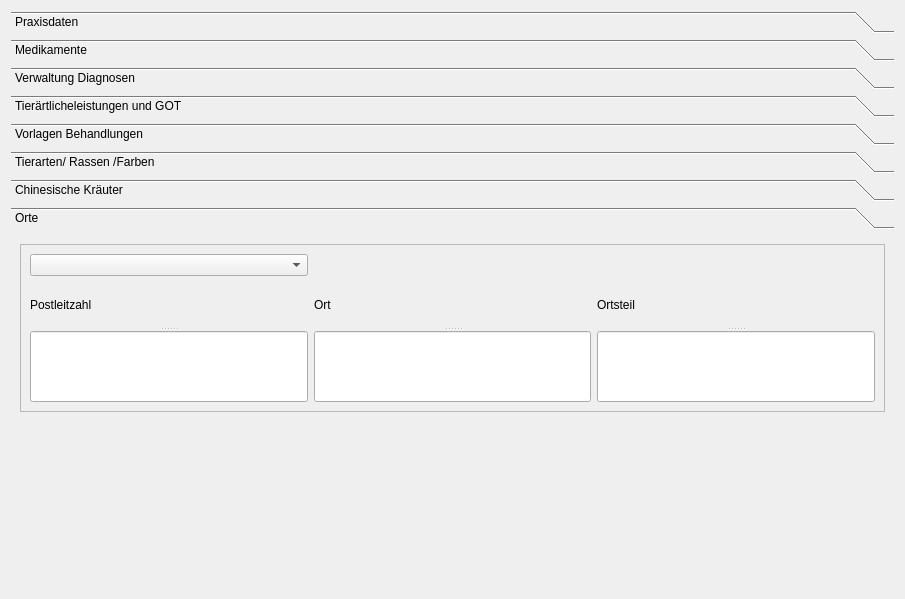
<?xml version="1.0" encoding="UTF-8"?>
<ui version="4.0">
 <class>Frame</class>
 <widget class="QFrame" name="Frame">
  <property name="geometry">
   <rect>
    <x>0</x>
    <y>0</y>
    <width>905</width>
    <height>599</height>
   </rect>
  </property>
  <property name="windowTitle">
   <string>Frame</string>
  </property>
  <layout class="QGridLayout" name="gridLayout">
   <item row="1" column="0">
    <widget class="QToolBox" name="tb_einstellungen">
     <property name="currentIndex">
      <number>7</number>
     </property>
     <widget class="QWidget" name="page_1">
      <property name="geometry">
       <rect>
        <x>0</x>
        <y>0</y>
        <width>887</width>
        <height>365</height>
       </rect>
      </property>
      <attribute name="label">
       <string>Praxisdaten</string>
      </attribute>
      <layout class="QGridLayout" name="gridLayout_6">
       <item row="0" column="0">
        <widget class="QFrame" name="frame">
         <property name="frameShape">
          <enum>QFrame::StyledPanel</enum>
         </property>
         <property name="frameShadow">
          <enum>QFrame::Raised</enum>
         </property>
         <layout class="QGridLayout" name="gridLayout_3">
          <item row="1" column="0">
           <spacer name="verticalSpacer">
            <property name="orientation">
             <enum>Qt::Vertical</enum>
            </property>
            <property name="sizeHint" stdset="0">
             <size>
              <width>20</width>
              <height>40</height>
             </size>
            </property>
           </spacer>
          </item>
          <item row="6" column="0">
           <layout class="QHBoxLayout" name="horizontalLayout_3">
            <item>
             <spacer name="horizontalSpacer">
              <property name="orientation">
               <enum>Qt::Horizontal</enum>
              </property>
              <property name="sizeHint" stdset="0">
               <size>
                <width>40</width>
                <height>20</height>
               </size>
              </property>
             </spacer>
            </item>
            <item>
             <widget class="QPushButton" name="btnSave">
              <property name="text">
               <string>Speichern</string>
              </property>
             </widget>
            </item>
            <item>
             <widget class="QPushButton" name="btnCancel">
              <property name="text">
               <string>Zurücksetzten</string>
              </property>
             </widget>
            </item>
           </layout>
          </item>
          <item row="0" column="0">
           <layout class="QGridLayout" name="gridLayout_2">
            <item row="4" column="1">
             <widget class="QSplitter" name="splitter_25">
              <property name="orientation">
               <enum>Qt::Vertical</enum>
              </property>
              <widget class="QLabel" name="tb_pg1_la12">
               <property name="text">
                <string>TextLabel</string>
               </property>
              </widget>
              <widget class="QLineEdit" name="tb_pg1_le12">
               <property name="minimumSize">
                <size>
                 <width>0</width>
                 <height>30</height>
                </size>
               </property>
               <property name="maximumSize">
                <size>
                 <width>16777215</width>
                 <height>30</height>
                </size>
               </property>
              </widget>
             </widget>
            </item>
            <item row="3" column="1">
             <widget class="QSplitter" name="splitter_24">
              <property name="orientation">
               <enum>Qt::Vertical</enum>
              </property>
              <widget class="QLabel" name="tb_pg1_la10">
               <property name="text">
                <string>TextLabel</string>
               </property>
              </widget>
              <widget class="QLineEdit" name="tb_pg1_le10">
               <property name="minimumSize">
                <size>
                 <width>0</width>
                 <height>30</height>
                </size>
               </property>
               <property name="maximumSize">
                <size>
                 <width>16777215</width>
                 <height>30</height>
                </size>
               </property>
              </widget>
             </widget>
            </item>
            <item row="2" column="1">
             <layout class="QHBoxLayout" name="horizontalLayout_7">
              <item>
               <widget class="QSplitter" name="splitter_22">
                <property name="orientation">
                 <enum>Qt::Vertical</enum>
                </property>
                <widget class="QLabel" name="tb_pg1_la7">
                 <property name="text">
                  <string>TextLabel</string>
                 </property>
                </widget>
                <widget class="QLineEdit" name="tb_pg1_le7">
                 <property name="minimumSize">
                  <size>
                   <width>0</width>
                   <height>30</height>
                  </size>
                 </property>
                 <property name="maximumSize">
                  <size>
                   <width>16777215</width>
                   <height>30</height>
                  </size>
                 </property>
                </widget>
               </widget>
              </item>
              <item>
               <widget class="QSplitter" name="splitter_23">
                <property name="orientation">
                 <enum>Qt::Vertical</enum>
                </property>
                <widget class="QLabel" name="tb_pg1_la8">
                 <property name="text">
                  <string>TextLabel</string>
                 </property>
                </widget>
                <widget class="QLineEdit" name="tb_pg1_le8">
                 <property name="minimumSize">
                  <size>
                   <width>0</width>
                   <height>30</height>
                  </size>
                 </property>
                 <property name="maximumSize">
                  <size>
                   <width>16777215</width>
                   <height>30</height>
                  </size>
                 </property>
                </widget>
               </widget>
              </item>
             </layout>
            </item>
            <item row="1" column="1">
             <layout class="QHBoxLayout" name="horizontalLayout_6">
              <item>
               <widget class="QSplitter" name="splitter_20">
                <property name="orientation">
                 <enum>Qt::Vertical</enum>
                </property>
                <widget class="QLabel" name="tb_pg1_la4">
                 <property name="text">
                  <string>TextLabel</string>
                 </property>
                </widget>
                <widget class="QLineEdit" name="tb_pg1_le4">
                 <property name="minimumSize">
                  <size>
                   <width>0</width>
                   <height>30</height>
                  </size>
                 </property>
                 <property name="maximumSize">
                  <size>
                   <width>16777215</width>
                   <height>30</height>
                  </size>
                 </property>
                </widget>
               </widget>
              </item>
              <item>
               <widget class="QSplitter" name="splitter_21">
                <property name="orientation">
                 <enum>Qt::Vertical</enum>
                </property>
                <widget class="QLabel" name="tb_pg1_la5">
                 <property name="text">
                  <string>TextLabel</string>
                 </property>
                </widget>
                <widget class="QLineEdit" name="tb_pg1_le5">
                 <property name="minimumSize">
                  <size>
                   <width>0</width>
                   <height>30</height>
                  </size>
                 </property>
                 <property name="maximumSize">
                  <size>
                   <width>16777215</width>
                   <height>30</height>
                  </size>
                 </property>
                </widget>
               </widget>
              </item>
             </layout>
            </item>
            <item row="2" column="0">
             <widget class="QSplitter" name="splitter_17">
              <property name="orientation">
               <enum>Qt::Vertical</enum>
              </property>
              <widget class="QLabel" name="tb_pg1_la6">
               <property name="text">
                <string>TextLabel</string>
               </property>
              </widget>
              <widget class="QLineEdit" name="tb_pg1_le6">
               <property name="minimumSize">
                <size>
                 <width>0</width>
                 <height>30</height>
                </size>
               </property>
               <property name="maximumSize">
                <size>
                 <width>16777215</width>
                 <height>30</height>
                </size>
               </property>
              </widget>
             </widget>
            </item>
            <item row="3" column="0">
             <widget class="QSplitter" name="splitter_18">
              <property name="orientation">
               <enum>Qt::Vertical</enum>
              </property>
              <widget class="QLabel" name="tb_pg1_la9">
               <property name="text">
                <string>TextLabel</string>
               </property>
              </widget>
              <widget class="QLineEdit" name="tb_pg1_le9">
               <property name="minimumSize">
                <size>
                 <width>0</width>
                 <height>30</height>
                </size>
               </property>
               <property name="maximumSize">
                <size>
                 <width>16777215</width>
                 <height>30</height>
                </size>
               </property>
              </widget>
             </widget>
            </item>
            <item row="4" column="0">
             <widget class="QSplitter" name="splitter_19">
              <property name="orientation">
               <enum>Qt::Vertical</enum>
              </property>
              <widget class="QLabel" name="tb_pg1_la11">
               <property name="text">
                <string>TextLabel</string>
               </property>
              </widget>
              <widget class="QLineEdit" name="tb_pg1_le11">
               <property name="minimumSize">
                <size>
                 <width>0</width>
                 <height>30</height>
                </size>
               </property>
               <property name="maximumSize">
                <size>
                 <width>16777215</width>
                 <height>30</height>
                </size>
               </property>
              </widget>
             </widget>
            </item>
            <item row="0" column="1">
             <layout class="QHBoxLayout" name="horizontalLayout_5">
              <item>
               <widget class="QSplitter" name="splitter_14">
                <property name="orientation">
                 <enum>Qt::Vertical</enum>
                </property>
                <widget class="QLabel" name="tb_pg1_la1">
                 <property name="text">
                  <string>TextLabel</string>
                 </property>
                </widget>
                <widget class="QLineEdit" name="tb_pg1_le1">
                 <property name="minimumSize">
                  <size>
                   <width>0</width>
                   <height>20</height>
                  </size>
                 </property>
                 <property name="maximumSize">
                  <size>
                   <width>16777215</width>
                   <height>30</height>
                  </size>
                 </property>
                </widget>
               </widget>
              </item>
              <item>
               <widget class="QSplitter" name="splitter_15">
                <property name="orientation">
                 <enum>Qt::Vertical</enum>
                </property>
                <widget class="QLabel" name="tb_pg1_la2">
                 <property name="text">
                  <string>TextLabel</string>
                 </property>
                </widget>
                <widget class="QLineEdit" name="tb_pg1_le2">
                 <property name="minimumSize">
                  <size>
                   <width>0</width>
                   <height>30</height>
                  </size>
                 </property>
                 <property name="maximumSize">
                  <size>
                   <width>16777215</width>
                   <height>30</height>
                  </size>
                 </property>
                </widget>
               </widget>
              </item>
             </layout>
            </item>
            <item row="0" column="0">
             <widget class="QSplitter" name="splitter_16">
              <property name="orientation">
               <enum>Qt::Vertical</enum>
              </property>
              <widget class="QLabel" name="tb_pg1_la0">
               <property name="text">
                <string>TextLabel</string>
               </property>
              </widget>
              <widget class="QLineEdit" name="tb_pg1_le0">
               <property name="minimumSize">
                <size>
                 <width>0</width>
                 <height>30</height>
                </size>
               </property>
               <property name="maximumSize">
                <size>
                 <width>16777215</width>
                 <height>30</height>
                </size>
               </property>
              </widget>
             </widget>
            </item>
            <item row="1" column="0">
             <widget class="QSplitter" name="splitter_26">
              <property name="orientation">
               <enum>Qt::Vertical</enum>
              </property>
              <widget class="QLabel" name="tb_pg1_la3">
               <property name="text">
                <string>TextLabel</string>
               </property>
              </widget>
              <widget class="QLineEdit" name="tb_pg1_le3">
               <property name="minimumSize">
                <size>
                 <width>0</width>
                 <height>30</height>
                </size>
               </property>
               <property name="maximumSize">
                <size>
                 <width>16777215</width>
                 <height>30</height>
                </size>
               </property>
              </widget>
             </widget>
            </item>
           </layout>
          </item>
         </layout>
        </widget>
       </item>
      </layout>
     </widget>
     <widget class="QWidget" name="page_2">
      <property name="geometry">
       <rect>
        <x>0</x>
        <y>0</y>
        <width>887</width>
        <height>365</height>
       </rect>
      </property>
      <attribute name="label">
       <string>Medikamente</string>
      </attribute>
     </widget>
     <widget class="QWidget" name="page_5">
      <property name="geometry">
       <rect>
        <x>0</x>
        <y>0</y>
        <width>887</width>
        <height>365</height>
       </rect>
      </property>
      <attribute name="label">
       <string>Verwaltung Diagnosen</string>
      </attribute>
     </widget>
     <widget class="QWidget" name="page_6">
      <property name="geometry">
       <rect>
        <x>0</x>
        <y>0</y>
        <width>887</width>
        <height>365</height>
       </rect>
      </property>
      <attribute name="label">
       <string>Tierärtlicheleistungen und GOT</string>
      </attribute>
     </widget>
     <widget class="QWidget" name="page_3">
      <property name="geometry">
       <rect>
        <x>0</x>
        <y>0</y>
        <width>887</width>
        <height>365</height>
       </rect>
      </property>
      <attribute name="label">
       <string>Vorlagen Behandlungen</string>
      </attribute>
      <layout class="QGridLayout" name="gridLayout_4">
       <item row="0" column="0">
        <widget class="QColumnView" name="cv_test"/>
       </item>
      </layout>
     </widget>
     <widget class="QWidget" name="page_4">
      <property name="geometry">
       <rect>
        <x>0</x>
        <y>0</y>
        <width>887</width>
        <height>365</height>
       </rect>
      </property>
      <attribute name="label">
       <string>Tierarten/ Rassen /Farben</string>
      </attribute>
      <layout class="QHBoxLayout" name="horizontalLayout">
       <item>
        <widget class="QTreeWidget" name="trwTiere">
         <column>
          <property name="text">
           <string notr="true">1</string>
          </property>
         </column>
        </widget>
       </item>
      </layout>
     </widget>
     <widget class="QWidget" name="page_7">
      <property name="geometry">
       <rect>
        <x>0</x>
        <y>0</y>
        <width>887</width>
        <height>365</height>
       </rect>
      </property>
      <attribute name="label">
       <string>Chinesische Kräuter</string>
      </attribute>
     </widget>
     <widget class="QWidget" name="page">
      <attribute name="label">
       <string>Orte</string>
      </attribute>
      <layout class="QGridLayout" name="gridLayout_5">
       <item row="0" column="0">
        <widget class="QFrame" name="frame_2">
         <property name="frameShape">
          <enum>QFrame::StyledPanel</enum>
         </property>
         <property name="frameShadow">
          <enum>QFrame::Raised</enum>
         </property>
         <layout class="QGridLayout" name="gridLayout_7">
          <item row="1" column="0">
           <widget class="QSplitter" name="splitter">
            <property name="orientation">
             <enum>Qt::Vertical</enum>
            </property>
            <widget class="QLabel" name="tb_pg7_la0">
             <property name="text">
              <string>Postleitzahl</string>
             </property>
            </widget>
            <widget class="QLineEdit" name="tb_pg7_le0"/>
           </widget>
          </item>
          <item row="1" column="1">
           <widget class="QSplitter" name="splitter_2">
            <property name="orientation">
             <enum>Qt::Vertical</enum>
            </property>
            <widget class="QLabel" name="tb_pg7_la1">
             <property name="text">
              <string>Ort</string>
             </property>
            </widget>
            <widget class="QLineEdit" name="tb_pg7_le1"/>
           </widget>
          </item>
          <item row="0" column="0">
           <widget class="QComboBox" name="comboBox"/>
          </item>
          <item row="1" column="2">
           <widget class="QSplitter" name="splitter_3">
            <property name="orientation">
             <enum>Qt::Vertical</enum>
            </property>
            <widget class="QLabel" name="tb_pg7_la2">
             <property name="text">
              <string>Ortsteil</string>
             </property>
            </widget>
            <widget class="QLineEdit" name="tb_pg7_le2"/>
           </widget>
          </item>
         </layout>
        </widget>
       </item>
       <item row="1" column="0">
        <spacer name="verticalSpacer_5">
         <property name="orientation">
          <enum>Qt::Vertical</enum>
         </property>
         <property name="sizeHint" stdset="0">
          <size>
           <width>20</width>
           <height>40</height>
          </size>
         </property>
        </spacer>
       </item>
      </layout>
     </widget>
    </widget>
   </item>
  </layout>
 </widget>
 <resources/>
 <connections/>
</ui>
